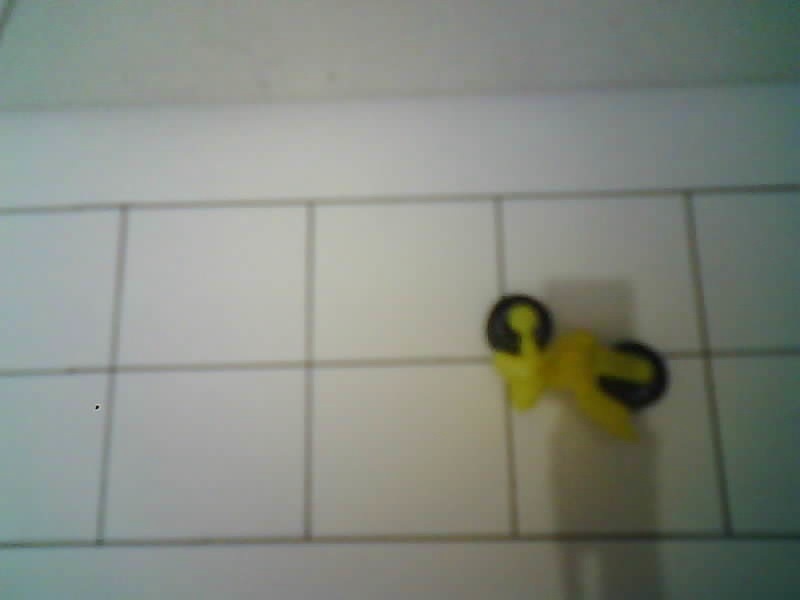
#> input picture raspi-opencv-webserver/image.jpg, 800 x 600 px
$ python set_regions.py image.jpg
#> lines starting #> are read from the running program, lines starting #| are printed output that depends on the picture
import os
import numpy as np
import cv2
import argparse
import matplotlib.pyplot as plt
from matplotlib.patches import Polygon
from matplotlib.widgets import PolygonSelector
from matplotlib.collections import PatchCollection
from shapely.geometry import box
from shapely.geometry import Polygon as shapely_poly

points = []
prev_points = []
patches = []
total_points = []
breaker = False

class SelectFromCollection(object):
    def __init__(self, ax):
        self.canvas = ax.figure.canvas
        self.poly = PolygonSelector(ax, self.onselect)
        self.ind = []

    def onselect(self, verts):
        global points
        points = verts
        self.canvas.draw_idle()

    def disconnect(self):
        self.poly.disconnect_events()
        self.canvas.draw_idle()

def break_loop(event):
    global breaker
    global globSelect
    global savePath
    if event.key == 'b':
        globSelect.disconnect()
        if os.path.exists(savePath):
            os.remove(savePath)

        with open(savePath, 'w') as f:
            for i, pts in enumerate(total_points, start=1):
                data = str(i) + "," + str(pts[0][0]) + "," + str(pts[0][1]) + "," + str(pts[1][0]) + "," + str(pts[1][1]) + "," + str(pts[2][0]) + "," + str(pts[2][1]) + "," + str(pts[3][0]) + "," + str(pts[3][1]) + "\n"
                f.write(data)

        print("Data saved in " + savePath + " files")
        exit()

def onkeypress(event):
    global points, prev_points, total_points, patches
    if event.key == 'n':
        pts = np.array(points, dtype=np.int32)
        if points != prev_points and len(set(points)) == 4:
            print("Points : " + str(pts))
            patches.append(Polygon(pts))
            total_points.append(pts)
            prev_points = points
            # Clear the patches list to remove previous quadrilaterals
            patches = []

if __name__ == '__main__':
    parser = argparse.ArgumentParser()
    parser.add_argument('image_path', help="Path of image file")
    parser.add_argument('--out_file', help="Name of the output file", default="regions.txt")
    args = parser.parse_args()

    global globSelect
    global savePath
    savePath = args.out_file if args.out_file.endswith(".txt") else args.out_file + ".txt"

    print("\n> Select a region in the figure by enclosing them within a quadrilateral.")
    print("> Press the 'f' key to go full screen.")
    print("> Press the 'esc' key to discard the current quadrilateral.")
    print("> Try holding the 'shift' key to move all of the vertices.")
    print("> Try holding the 'ctrl' key to move a single vertex.")
    print("> After marking a quadrilateral, press 'n' to save the current quadrilateral, and then press 'q' to start marking a new quadrilateral")
    print("> When you are done, press 'b' to exit the program\n")

    while True:
        image = cv2.imread(args.image_path)
#> image is the input picture: shape (600, 800, 3); mean B, G, R 129.5, 138.2, 133
        rgb_image = cv2.cvtColor(image, cv2.COLOR_BGR2RGB)

        fig, ax = plt.subplots()
        ax.imshow(rgb_image)
        p = PatchCollection(patches, alpha=0.7)
        p.set_array(10 * np.ones(len(patches)))
        ax.add_collection(p)

        globSelect = SelectFromCollection(ax)
        bbox = plt.connect('key_press_event', onkeypress)
        break_event = plt.connect('key_press_event', break_loop)
        plt.show()
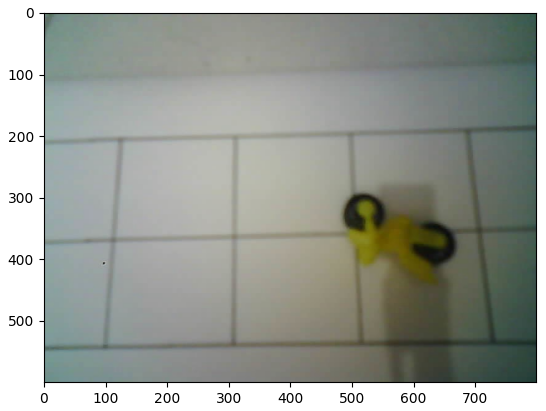
#> figure drawn by matplotlib, 1 panel
        globSelect.disconnect()
        # Clear the patches list after each quadrilateral is marked
        patches = []
